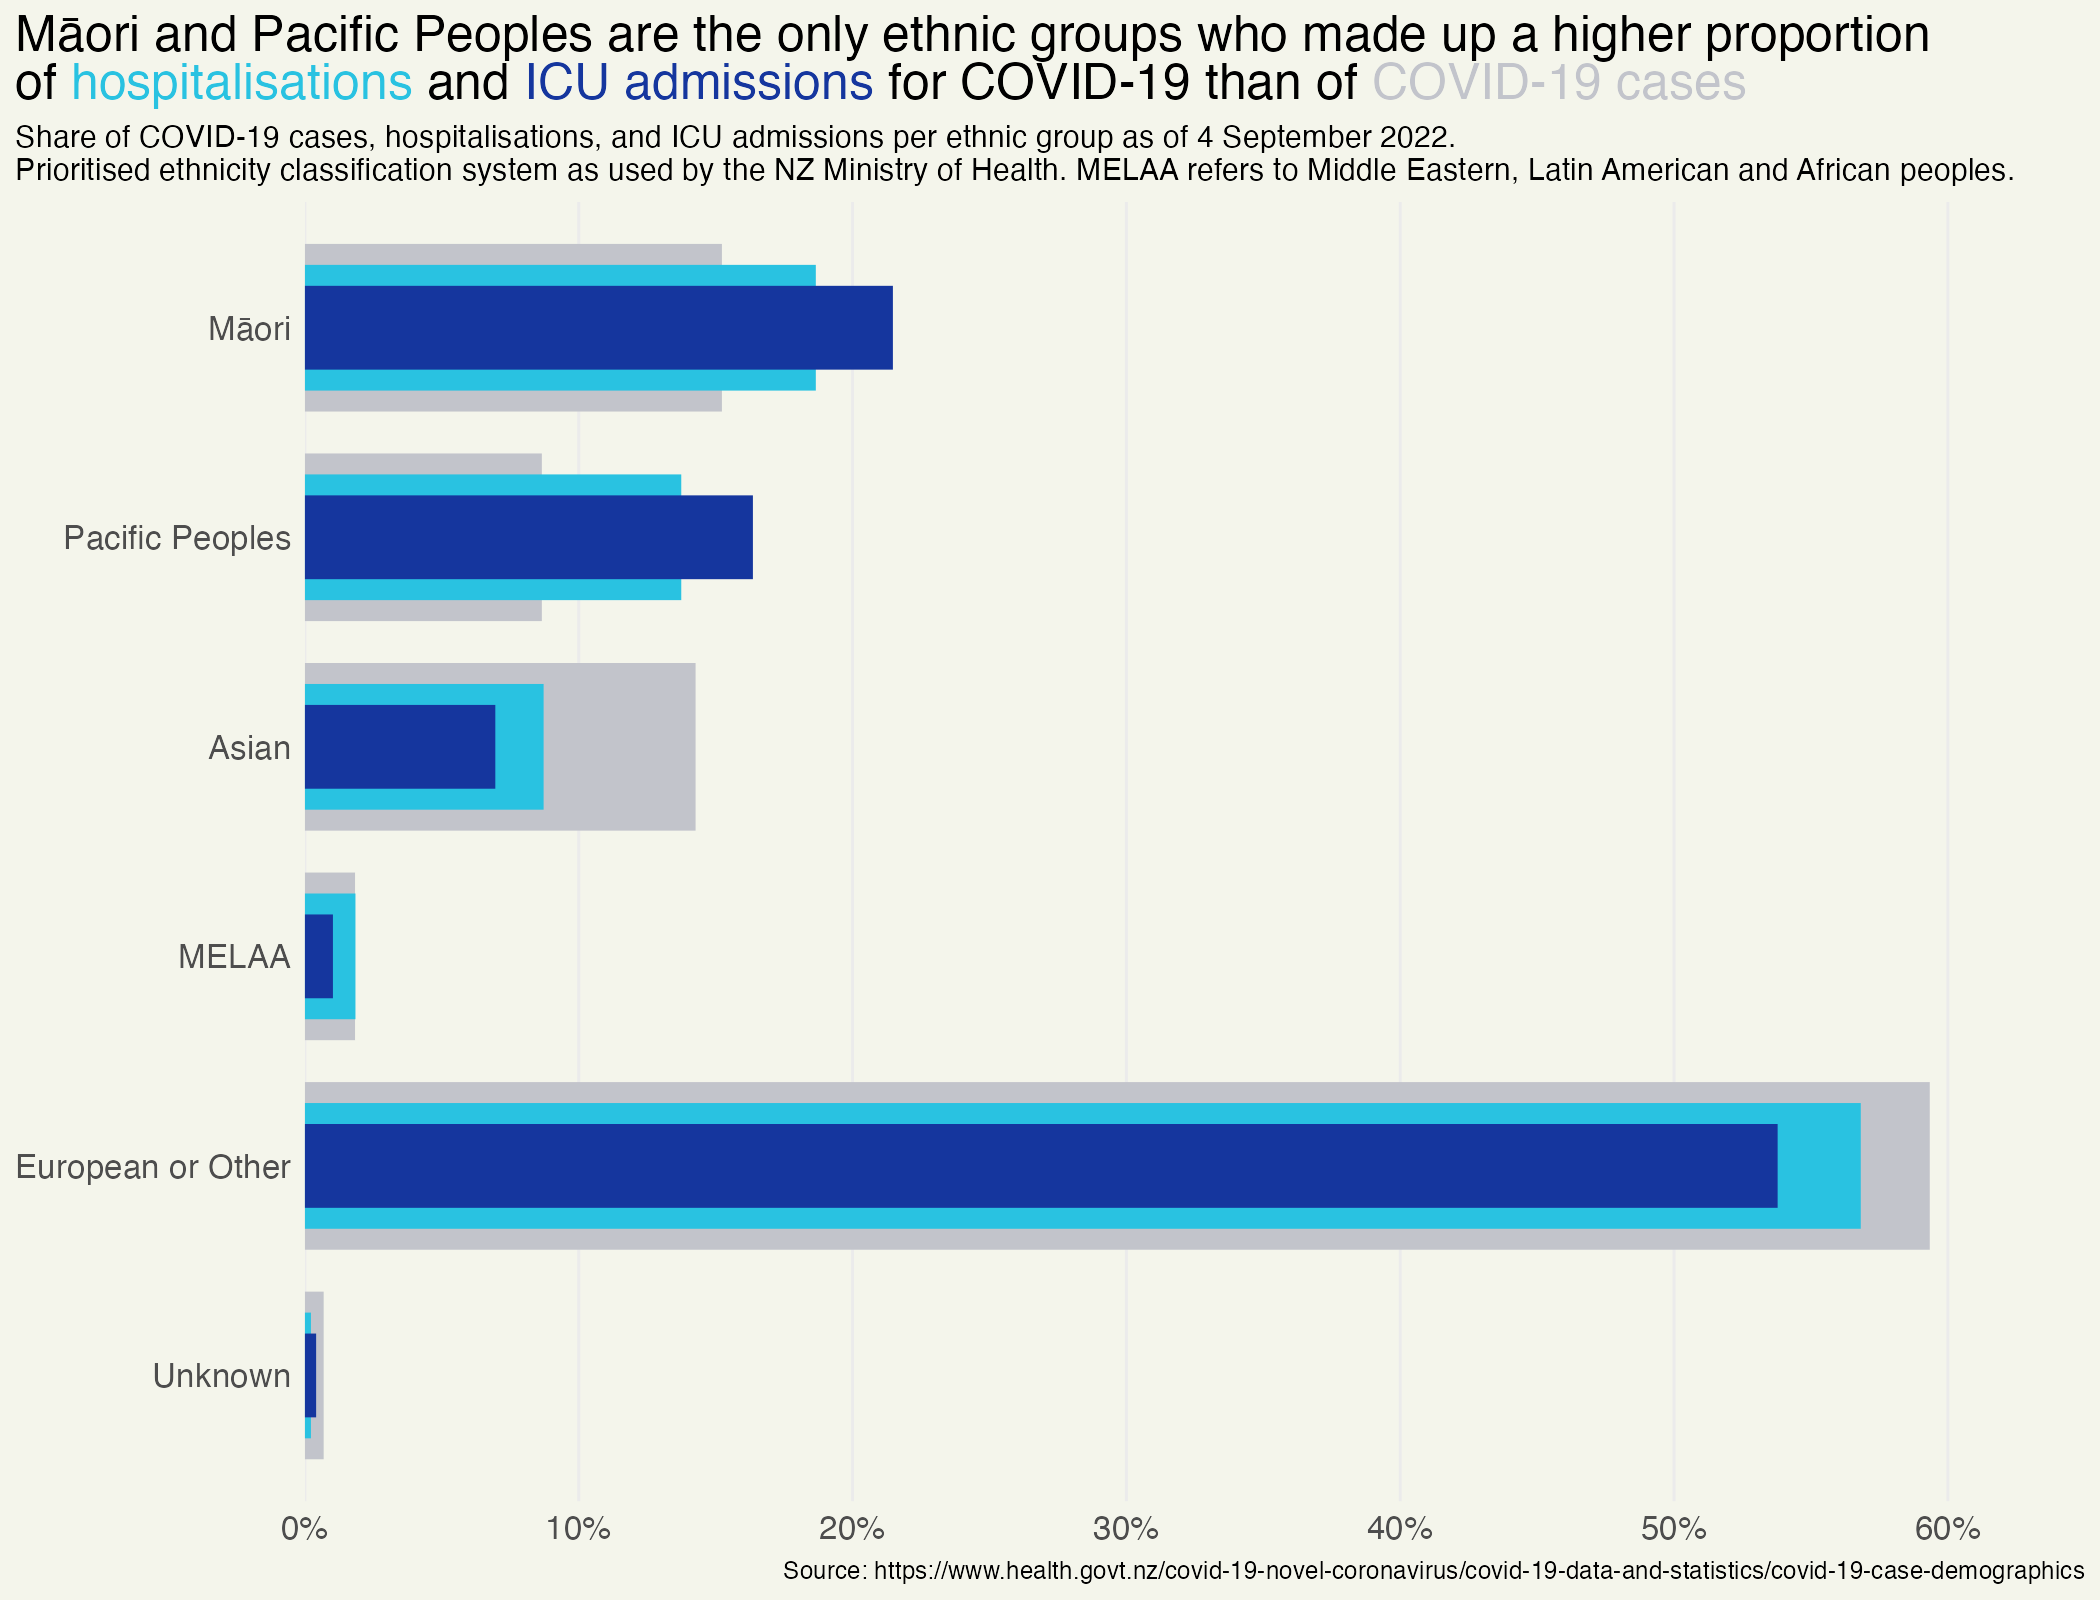

This figure's R source:
library(dplyr)
library(ggplot2)
library(janitor)
library(ggtext)

# https://www.health.govt.nz/covid-19-novel-coronavirus/covid-19-data-and-statistics/covid-19-case-demographics, as of 4 September
data <- tibble::tribble(
  ~"Prioritised ethnicity", 	~"Total cases", 	~"Hospitalisations for COVID-19", 	~"ICU care for COVID-19",
"Māori", 	                 266146, 	         2468, 	                             105,
"Pacific Peoples", 	       151210, 	         1818, 	                             80,
"Asian", 	                 249345, 	         1153, 	                             34,
"MELAA", 	                 31989, 	         244, 	                             5,
"European or Other", 	     1037094, 	       7516, 	                             263,
"Unknown", 	               11955, 	         29, 	                               2
) |> 
  clean_names() |> 
  adorn_percentages(denominator = "col") |> 
  tibble() |> 
  mutate(prioritised_ethnicity = factor(prioritised_ethnicity, levels = c("Māori", "Pacific Peoples", "Asian", "MELAA", "European or Other", "Unknown")))

plot <- ggplot(data, aes(x = forcats::fct_rev(prioritised_ethnicity))) +
  geom_bar(
    aes(y = total_cases, fill = "Cases"),
    stat = "identity", position = "identity",
    width = 4/5
  ) +
  geom_bar(
    aes(y = hospitalisations_for_covid_19, fill = "Hospitalisation"),
    stat = "identity", position = "identity",
    width = 3/5
  ) +
  geom_bar(
    aes(y = icu_care_for_covid_19, fill = "ICU"),
    stat = "identity", position = "identity",
    width = 2/5
  ) +
  coord_flip() +
  scale_fill_manual(
    values = c(
      "Cases" = "#c2c4cb",
      "Hospitalisation" = "#29c2e1",
      "ICU" = "#15369e"
    )
  ) +
  scale_y_continuous(
    limits = c(0, 0.65),
    breaks = seq(from = 0, to = 0.65, by = 0.1),
    labels = scales::percent_format(accuracy = 1),
    expand = c(0, 0)
  ) +
  theme_minimal() +
  theme(
    plot.title.position = "plot",
    plot.title = element_markdown(size=18),
    legend.position = "none",
    axis.title = element_blank(),
    panel.grid.minor = element_blank(),
    panel.grid.major.y = element_blank(),
    axis.text = element_text(size=12),
  ) +
  labs(
    title = "Māori and Pacific Peoples are the only ethnic groups who made up a higher proportion<br>of <span style='color:#29c2e1'>hospitalisations</span> and <span style='color:#15369e'>ICU admissions</span> for COVID-19 than of <span style='color:#c2c4cb'>COVID-19 cases</span>",
    subtitle = "Share of COVID-19 cases, hospitalisations, and ICU admissions per ethnic group as of 4 September 2022.\nPrioritised ethnicity classification system as used by the NZ Ministry of Health. MELAA refers to Middle Eastern, Latin American and African peoples.",
    caption = "Source: https://www.health.govt.nz/covid-19-novel-coronavirus/covid-19-data-and-statistics/covid-19-case-demographics"
  )

ggsave(here::here("R/triple_overlapping_bars/nz_covid_ethnicity.png"), plot = plot, device = "png", bg = "#f4f5eb", width = 10.5, height = 8, dpi = 200)
